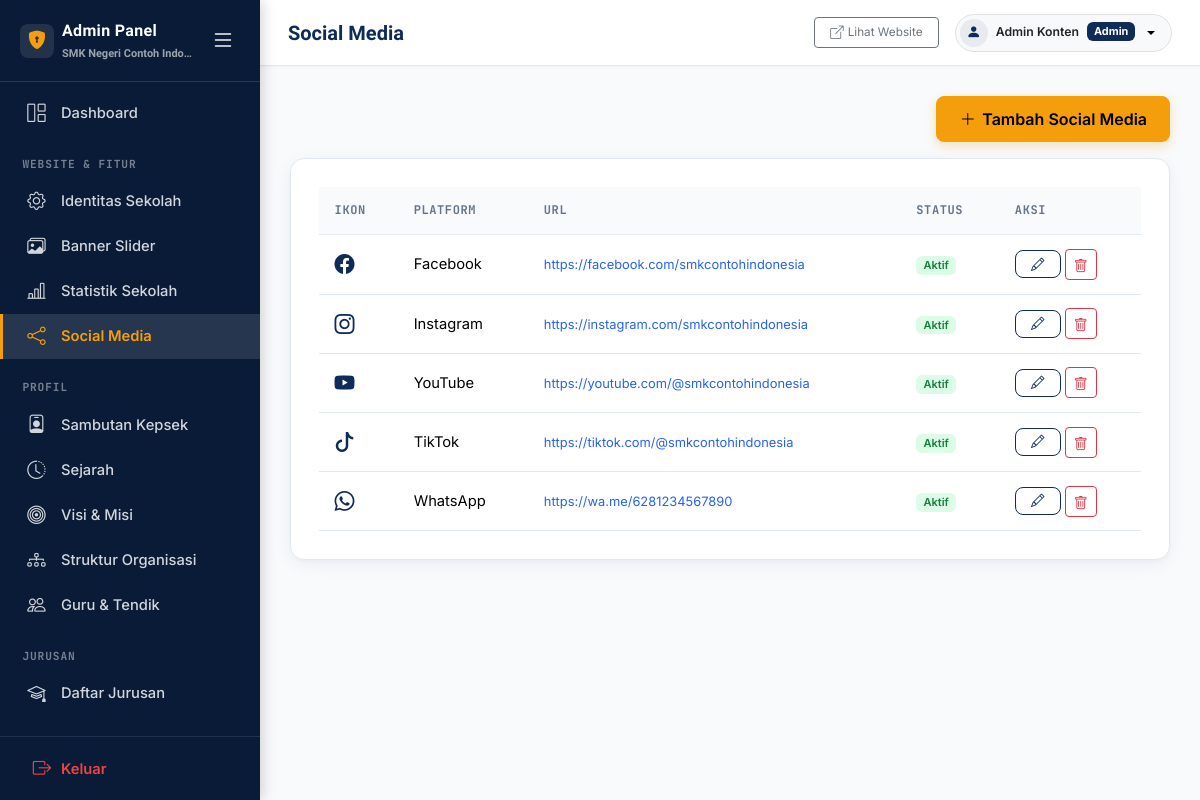
The page /admin/social-media/index.php (signed in) on the database its author committed.
### tables this page shows
CREATE TABLE school_profile (
  id INT UNSIGNED AUTO_INCREMENT PRIMARY KEY,
  school_name VARCHAR(150) NOT NULL,
  npsn VARCHAR(20) DEFAULT NULL,
  address VARCHAR(255) DEFAULT NULL,
  phone VARCHAR(50) DEFAULT NULL,
  email VARCHAR(150) DEFAULT NULL,
  website VARCHAR(150) DEFAULT NULL,
  description TEXT,
  logo VARCHAR(255) DEFAULT NULL,
  favicon VARCHAR(255) DEFAULT NULL,
  theme_color_primary VARCHAR(20) DEFAULT '#0F2C59',
  theme_color_secondary VARCHAR(20) DEFAULT '#2563EB',
  theme_color_accent VARCHAR(20) DEFAULT '#F59E0B',
  theme_preset VARCHAR(50) DEFAULT 'navy_classic',
  map_url VARCHAR(255) DEFAULT NULL,
  accreditation VARCHAR(10) DEFAULT NULL,
  founded_year VARCHAR(10) DEFAULT NULL,
  running_text TEXT DEFAULT NULL,
  is_running_text_active TINYINT(1) DEFAULT 1,
  video_profile_url VARCHAR(255) DEFAULT 'https://www.youtube.com/watch?v=7vhYf5p_yhs',
  video_title VARCHAR(200) DEFAULT 'Video Profil & Fasilitas Sekolah',
  video_description TEXT DEFAULT NULL,
  video_features TEXT DEFAULT NULL,
  whatsapp_ppdb VARCHAR(50) DEFAULT '6281234567890',
  whatsapp_bkk VARCHAR(50) DEFAULT '6281234567891',
  whatsapp_tu VARCHAR(50) DEFAULT '6281234567892',
  created_at DATETIME DEFAULT CURRENT_TIMESTAMP,
  updated_at DATETIME DEFAULT CURRENT_TIMESTAMP ON UPDATE CURRENT_TIMESTAMP
);

CREATE TABLE social_media (
  id INT UNSIGNED AUTO_INCREMENT PRIMARY KEY,
  platform VARCHAR(50) NOT NULL,
  url VARCHAR(255) NOT NULL,
  icon VARCHAR(100) DEFAULT NULL,
  status TINYINT(1) NOT NULL DEFAULT 1
);

### includes/functions.php (called while the page is built, shortened)
<?php
function e(?string $value): string
{
    return htmlspecialchars((string) ($value ?? ''), ENT_QUOTES | ENT_SUBSTITUTE, 'UTF-8');
}
function getSchoolProfile(): array
{
    static $profile = null;
    if ($profile === null) {
        $stmt = getDB()->query('SELECT * FROM school_profile ORDER BY id LIMIT 1');
        $profile = $stmt->fetch() ?: [];
    }
    return $profile;
}
function getSchoolLevel(): string
{
    if (defined('APP_SCHOOL_LEVEL')) {
        $lvl = strtoupper(trim(APP_SCHOOL_LEVEL));
        if (in_array($lvl, ['MULTI', 'SMA', 'SMK', 'SMP', 'SD'], true)) {
            return $lvl;
        }
    }
    return 'MULTI';
}
function isSchoolLevelLocked(): bool
{
    return getSchoolLevel() !== 'MULTI';
}
function getAllowedModulesForLevel(string $level): array
{
    return match($level) {
        'SMA'       => ['majors', 'kelulusan', 'downloads', 'agendas', 'ppdb', 'extracurriculars', 'prestasi', 'testimonials', 'news', 'galleries', 'video_profile', 'guestbook', 'statistics'],
        'SMP', 'SD' => ['downloads', 'agendas', 'ppdb', 'extracurriculars', 'prestasi', 'news', 'galleries', 'video_profile', 'guestbook', 'statistics'],
        default     => ['bkk', 'partners', 'majors', 'kelulusan', 'downloads', 'agendas', 'ppdb', 'extracurriculars', 'prestasi', 'testimonials', 'news', 'galleries', 'video_profile', 'guestbook', 'statistics'],
    };
}
function isModuleActive(string $moduleKey): bool
{
    if (isSchoolLevelLocked()) {
        $allowed = getAllowedModulesForLevel(getSchoolLevel());
    }
    static $moduleCache = null;
    if ($moduleCache === null) {
        $moduleCache = [];
        try {
            $db = getDB();
            $rows = $db->query("SELECT module_key, is_active FROM site_modules")->fetchAll(PDO::FETCH_KEY_PAIR);
            if (is_array($rows)) {
                $moduleCache = array_map('intval', $rows);
            }
        } catch (Throwable $e) {
            return true;
        }
    }
    return !isset($moduleCache[$moduleKey]) || $moduleCache[$moduleKey] === 1;
}

### config/database.php (called while the page is built)
<?php
class Database
{
    private static ?PDO $instance = null;
    public static function getInstance(): PDO
    {
        if (self::$instance === null) {
            $host   = getenv('DB_HOST') ?: 'localhost';
            $dbname = getenv('DB_NAME') ?: 'smk_school';
            $user   = getenv('DB_USER') ?: 'root';
            $pass   = getenv('DB_PASS') !== false ? (string)getenv('DB_PASS') : '';
            $dsn = 'mysql:host=' . $host . ';dbname=' . $dbname . ';charset=utf8mb4';
            try {
                self::$instance = new PDO($dsn, $user, $pass, [
                    PDO::ATTR_ERRMODE            => PDO::ERRMODE_EXCEPTION,
                    PDO::ATTR_DEFAULT_FETCH_MODE  => PDO::FETCH_ASSOC,
                    PDO::ATTR_EMULATE_PREPARES    => false,
                ]);
            } catch (PDOException $e) {
                error_log('Database connection failed: ' . $e->getMessage());
                die('Koneksi database gagal. Silakan hubungi administrator.');
            }
        }
        return self::$instance;
    }
}
function getDB(): PDO
{
    return Database::getInstance();
}

### admin/social-media/index.php (the view, shortened to what this page needs)
<?php
$socials = getDB()->query("SELECT * FROM social_media ORDER BY id ASC")->fetchAll();
require __DIR__ . '/../includes/header.php';
require __DIR__ . '/../includes/sidebar.php';
require __DIR__ . '/../includes/topbar.php';
?>
<div class="d-flex justify-content-end mb-3">
  <a href="form.php" class="btn btn-accent"><i class="bi bi-plus-lg"></i> Tambah Social Media</a>
</div>
<div class="admin-card">
  <div class="table-responsive">
    <table class="table table-admin align-middle">
      <thead><tr><th>Ikon</th><th>Platform</th><th>URL</th><th>Status</th><th>Aksi</th></tr></thead>
      <tbody>
        <?php foreach ($socials as $s): ?>
        <tr>
          <td><i class="bi <?= e($s['icon']) ?> fs-5 text-primary"></i></td>
          <td><?= e($s['platform']) ?></td>
          <td><a href="<?= e($s['url']) ?>" target="_blank" class="small"><?= e($s['url']) ?></a></td>
          <td><span class="badge <?= $s['status'] ? 'badge-status-active' : 'badge-status-inactive' ?>"><?= $s['status'] ? 'Aktif' : 'Nonaktif' ?></span></td>
          <td>
            <a href="form.php?id=<?= (int) $s['id'] ?>" class="btn btn-sm btn-outline-primary-custom"><i class="bi bi-pencil"></i></a>
            <form method="post" action="delete.php" class="d-inline" data-confirm-delete="Hapus tautan <?= e($s['platform']) ?>?">
              <button type="submit" class="btn btn-sm btn-outline-danger"><i class="bi bi-trash"></i></button>
            </form>
          </td>
        </tr>
        <?php endforeach; ?>
      </tbody>
    </table>
  </div>
</div>
<?php require __DIR__ . '/../includes/footer.php'; ?>

### admin/includes/sidebar.php (shortened to what this page needs)
<?php
$currentScript = $_SERVER['SCRIPT_NAME'] ?? '';
$sidebarProfile = getSchoolProfile();
function navIsActive(string $needle, string $currentScript): bool
{
    return str_contains($currentScript, '/admin/' . $needle);
}
?>
<aside class="admin-sidebar" id="adminSidebar">
  <div class="sidebar-brand d-flex align-items-center justify-content-between">
    <div class="sidebar-brand-left d-flex align-items-center gap-2 overflow-hidden" title="Admin Panel">
      <div class="p-1.5 rounded-3 bg-white bg-opacity-10 d-inline-flex align-items-center justify-content-center flex-shrink-0" style="width:34px;height:34px;">
        <i class="bi bi-shield-lock-fill" style="color: var(--color-accent); font-size:1.15rem;"></i>
      </div>
      <div class="overflow-hidden">
        <span class="sidebar-brand-title text-nowrap fw-bold d-block text-white" style="letter-spacing: 0.02em; font-size: 1rem;">Admin Panel</span>
        <span class="sidebar-brand-subtitle text-nowrap text-white-50 d-block text-truncate" style="font-size: 11px; max-width: 135px;"><?= e($sidebarProfile['school_name'] ?? 'SMK School') ?></span>
      </div>
    </div>
    <button type="button" class="btn btn-sm btn-link text-white-50 p-1 sidebar-toggle-btn shadow-none flex-shrink-0" id="sidebarToggleInsideBtn" title="Buka / Tutup Sidebar" aria-label="Toggle Sidebar">
      <i class="bi bi-list fs-4 text-white"></i>
    </button>
  </div>
  <div class="sidebar-nav-scroll flex-grow-1 overflow-y-auto overflow-x-hidden">
    <nav class="nav flex-column py-2">
      <a class="nav-link <?= str_ends_with($currentScript, '/admin/dashboard.php') ? 'active' : '' ?>" href="<?= e(BASE_URL) ?>/admin/dashboard.php" title="Dashboard">
        <i class="bi bi-grid-1x2"></i> <span class="nav-text">Dashboard</span>
      </a>
      <div class="nav-section-label">Website &amp; Fitur</div>
      <a class="nav-link <?= navIsActive('profile', $currentScript) ? 'active' : '' ?>" href="<?= e(BASE_URL) ?>/admin/profile/index.php" title="Identitas & Profil Website"><i class="bi bi-gear"></i> <span class="nav-text">Identitas Sekolah</span></a>
      <a class="nav-link <?= navIsActive('banners', $currentScript) ? 'active' : '' ?>" href="<?= e(BASE_URL) ?>/admin/banners/index.php" title="Banner Slider"><i class="bi bi-images"></i> <span class="nav-text">Banner Slider</span></a>
      <?php if (isModuleActive('statistics')): ?>
      <a class="nav-link <?= navIsActive('statistics', $currentScript) ? 'active' : '' ?>" href="<?= e(BASE_URL) ?>/admin/statistics/index.php" title="Statistik Sekolah (Jumlah Siswa, Guru, dll)"><i class="bi bi-bar-chart-line"></i> <span class="nav-text">Statistik Sekolah</span></a>
      <?php endif; ?>
      <a class="nav-link <?= navIsActive('social-media', $currentScript) ? 'active' : '' ?>" href="<?= e(BASE_URL) ?>/admin/social-media/index.php" title="Social Media"><i class="bi bi-share"></i> <span class="nav-text">Social Media</span></a>
      <div class="nav-section-label">Profil</div>
      <a class="nav-link <?= navIsActive('principal', $currentScript) ? 'active' : '' ?>" href="<?= e(BASE_URL) ?>/admin/principal/index.php" title="Sambutan Kepsek"><i class="bi bi-person-badge"></i> <span class="nav-text">Sambutan Kepsek</span></a>
      <a class="nav-link <?= navIsActive('history', $currentScript) ? 'active' : '' ?>" href="<?= e(BASE_URL) ?>/admin/history/index.php" title="Sejarah"><i class="bi bi-clock-history"></i> <span class="nav-text">Sejarah</span></a>
      <a class="nav-link <?= navIsActive('vision-mission', $currentScript) ? 'active' : '' ?>" href="<?= e(BASE_URL) ?>/admin/vision-mission/index.php" title="Visi &amp; Misi"><i class="bi bi-bullseye"></i> <span class="nav-text">Visi &amp; Misi</span></a>
      <a class="nav-link <?= navIsActive('organization', $currentScript) ? 'active' : '' ?>" href="<?= e(BASE_URL) ?>/admin/organization/index.php" title="Struktur Organisasi"><i class="bi bi-diagram-3"></i> <span class="nav-text">Struktur Organisasi</span></a>
      <a class="nav-link <?= navIsActive('teachers', $currentScript) ? 'active' : '' ?>" href="<?= e(BASE_URL) ?>/admin/teachers/index.php" title="Guru &amp; Tendik"><i class="bi bi-people"></i> <span class="nav-text">Guru &amp; Tendik</span></a>
      <?php if (isModuleActive('majors')): ?>
      <div class="nav-section-label"><?= getSchoolLevel() === 'SMA' ? 'Peminatan' : 'Jurusan' ?></div>
      <a class="nav-link <?= navIsActive('majors', $currentScript) ? 'active' : '' ?>" href="<?= e(BASE_URL) ?>/admin/majors/index.php" title="<?= getSchoolLevel() === 'SMA' ? 'Daftar Peminatan' : 'Daftar Jurusan' ?>"><i class="bi bi-mortarboard"></i> <span class="nav-text"><?= getSchoolLevel() === 'SMA' ? 'Daftar Peminatan' : 'Daftar Jurusan' ?></span></a>
      <?php endif; ?>
      <div class="nav-section-label">Berita</div>
    </nav>
  </div>
  <div class="sidebar-footer flex-shrink-0">
    <a class="nav-link sidebar-logout-btn text-danger fw-semibold d-flex align-items-center gap-2" href="#" data-bs-toggle="modal" data-bs-target="#logoutConfirmModal" title="Keluar dari Panel Admin">
      <i class="bi bi-box-arrow-right text-danger fs-5"></i>
      <span class="nav-text text-danger">Keluar</span>
    </a>
  </div>
</aside>

### assets/css/style.css (style rules this page uses)
:root { --color-primary: #0F2C59; --color-primary-dark: #081830; --color-primary-light: #183E7A; --color-secondary: #2563EB; --color-secondary-light: #EFF6FF; --color-accent: #F59E0B; --color-accent-dark: #D97706; --color-accent-light: #FEF3C7; --color-bg: #F8FAFC; --color-surface: #FFFFFF; --color-text: #1E293B; --color-text-muted: #64748B; --color-border: #E2E8F0; --font-display: 'Sora', -apple-system, BlinkMacSystemFont, 'Segoe UI', Roboto, sans-serif; --font-body: 'Inter', -apple-system, BlinkMacSystemFont, 'Segoe UI', Roboto, sans-serif; --font-mono: 'JetBrains Mono', SFMono-Regular, Menlo, Monaco, Consolas, monospace; --radius-xl: 20px; --radius: 14px; --radius-sm: 8px; --radius-xs: 4px; --shadow-xs: 0 1px 2px 0 rgba(0, 0, 0, 0.05); --shadow-soft: 0 4px 20px -2px rgba(15, 44, 89, 0.07), 0 2px 6px -1px rgba(15, 44, 89, 0.04); --shadow-lift: 0 14px 30px -4px rgba(15, 44, 89, 0.12), 0 6px 12px -2px rgba(15, 44, 89, 0.06); --section-spacing: 5rem; }
*, *::before, *::after { box-sizing: border-box; }
html { scroll-behavior: smooth; -webkit-font-smoothing: antialiased; -moz-osx-font-smoothing: grayscale; }
body { font-family: var(--font-body); color: var(--color-text); background-color: var(--color-bg); line-height: 1.65; overflow-x: hidden; }
a { color: var(--color-secondary); text-decoration: none; transition: color 0.15s ease, opacity 0.15s ease; }
.bi { display: inline-block; vertical-align: -0.125em; line-height: 1; }
.btn .bi { vertical-align: -0.1em; }
.btn-accent { background-color: var(--color-accent); border: 1.5px solid var(--color-accent); color: #ffffff; font-weight: 600; border-radius: var(--radius-sm); padding: 0.65rem 1.4rem; display: inline-flex; align-items: center; justify-content: center; gap: 0.4rem; vertical-align: middle; transition: transform 0.18s ease, background-color 0.18s ease, box-shadow 0.18s ease; box-shadow: 0 4px 12px rgba(245, 158, 11, 0.28); }
.btn-outline-primary-custom { border: 1.5px solid var(--color-primary); color: var(--color-primary); background-color: transparent; border-radius: var(--radius-sm); font-weight: 600; padding: 0.65rem 1.4rem; display: inline-flex; align-items: center; justify-content: center; gap: 0.4rem; vertical-align: middle; transition: all 0.18s ease; }
.btn-sm.btn-accent, .btn-sm.btn-outline-primary-custom, .btn-sm.btn-outline-secondary { padding: 0.38rem 0.95rem; font-size: 0.84rem; line-height: 1.4; border-width: 1.5px; display: inline-flex; align-items: center; justify-content: center; vertical-align: middle; }
html, body { overflow-x: hidden; max-width: 100vw; -webkit-text-size-adjust: 100%; }
button, .btn, .nav-link, .dropdown-item, .page-link { touch-action: manipulation; }
.p-1\.5 { padding: 0.375rem !important; }

### rows shown on the page
school_profile: school_name "SMK Negeri Contoh Indo…"
social_media: platform "Facebook", url "https://facebook.com/smkcontohindonesia", status "Aktif"
social_media: platform "Instagram", url "https://instagram.com/smkcontohindonesia", status "Aktif"
social_media: platform "YouTube", url "https://youtube.com/@smkcontohindonesia", status "Aktif"
social_media: platform "TikTok", url "https://tiktok.com/@smkcontohindonesia", status "Aktif"
social_media: platform "WhatsApp", url "https://wa.me/6281234567890", status "Aktif"

### other values the page prints
$pageTitle "Social Media"
$_SESSION['admin_name'] "Admin Konten"
$_SESSION['admin_role'] "Admin"
